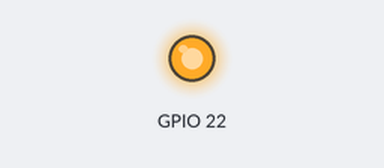
Bench run of a program on a simulated Raspberry Pi (BCM pin numbers). Shown: output pins drawn as LEDs (lit = HIGH). At 1.9 s the program stops and its outputs stay as they are.

Above: at 0.1 s.
At 1.8 s:
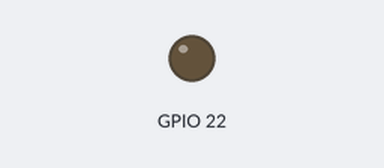
Timing chart, 0 to 3.3 s (numbered marks = the images above):
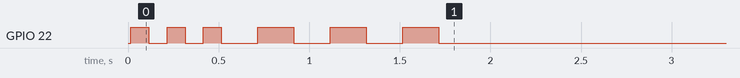

The program:

buzzerfeed.py
```python
#!/usr/bin/python
import os
import time
import RPi.GPIO as GPIO
GPIO.setmode(GPIO.BCM)
GPIO.setwarnings(False)
GPIO.setup(22,GPIO.OUT)

def morsecode ():

	#Dot Dot Dot
	GPIO.output(22,GPIO.HIGH)
	time.sleep(.1)
	GPIO.output(22,GPIO.LOW)
	time.sleep(.1)
	GPIO.output(22,GPIO.HIGH)
	time.sleep(.1)
	GPIO.output(22,GPIO.LOW)
	time.sleep(.1)
	GPIO.output(22,GPIO.HIGH)
	time.sleep(.1)

	#Dash Dash Dah
	GPIO.output(22,GPIO.LOW)
	time.sleep(.2)
	GPIO.output(22,GPIO.HIGH)
	time.sleep(.2)
	GPIO.output(22,GPIO.LOW)
	time.sleep(.2)
	GPIO.output(22,GPIO.HIGH)
	time.sleep(.2)
	GPIO.output(22,GPIO.LOW)
	time.sleep(.2)
	GPIO.output(22,GPIO.HIGH)
	time.sleep(.2)
	GPIO.output(22,GPIO.LOW)
	time.sleep(.2)

os.system('clear')
#loop_count = int(input("How many times would you like SOS to loop?: "))
loop_count = 1
while loop_count > 0:
	loop_count = loop_count - 1
	morsecode ()
```
